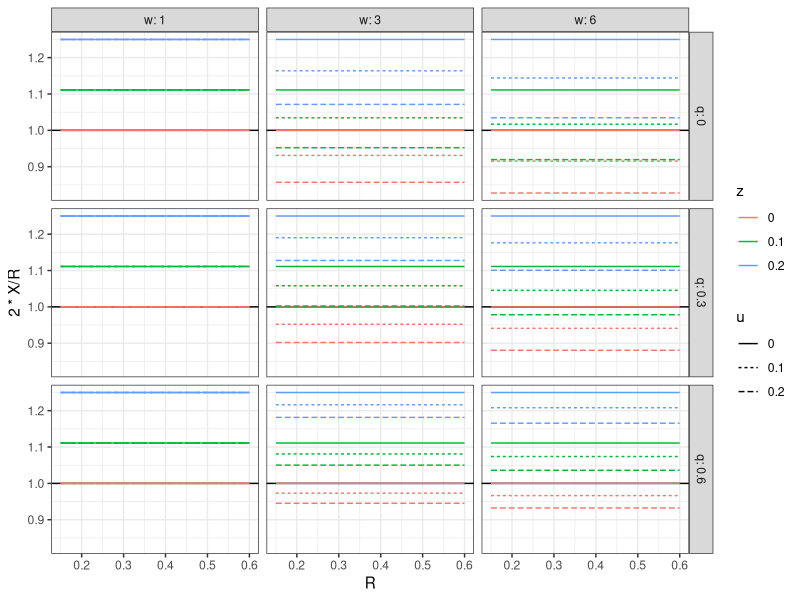
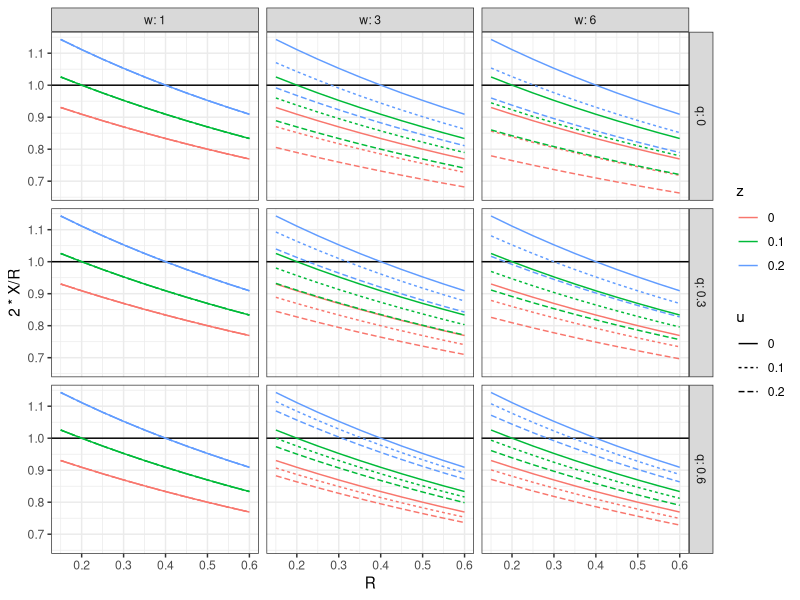

Source code (R) for these figures, in order:
library(ggplot2)
#Notes
#q: assume more females than males in calf:cow group, so q<1

p=expand.grid(delay=c(T,F),q=c(0,0.3,0.6),w=c(1,3,6),
              u=c(0,0.1,0.2),z=seq(0,0.2,length.out=3),R=seq(0.15,0.6,length.out=10))

getX<-function(R,delay,q,w,u,z){
  X = 0.5*R*w*(q*u+1-u)/((q*u+w-u)*(1-z))
  X=X*(1-delay)+delay*X/(1+X)
  return(X)
}

p$X = getX(p$R,p$delay,p$q,p$w,p$u,p$z)

p$grp = paste(p$u,p$z)
names(p)
p$u=as.factor(p$u)
p$z=as.factor(p$z)

base = ggplot(subset(p,!delay),aes(x=R,y=2*X/R,col=z,linetype=u,group=grp))+
  geom_hline(yintercept=1)+geom_line()+facet_grid(q~w,labeller=label_both)+theme_bw()
plot(base)

base2 = ggplot(subset(p,delay),aes(x=R,y=2*X/R,col=z,linetype=u,group=grp))+
  geom_hline(yintercept=1)+geom_line()+facet_grid(q~w,labeller=label_both)+theme_bw()
plot(base2)
